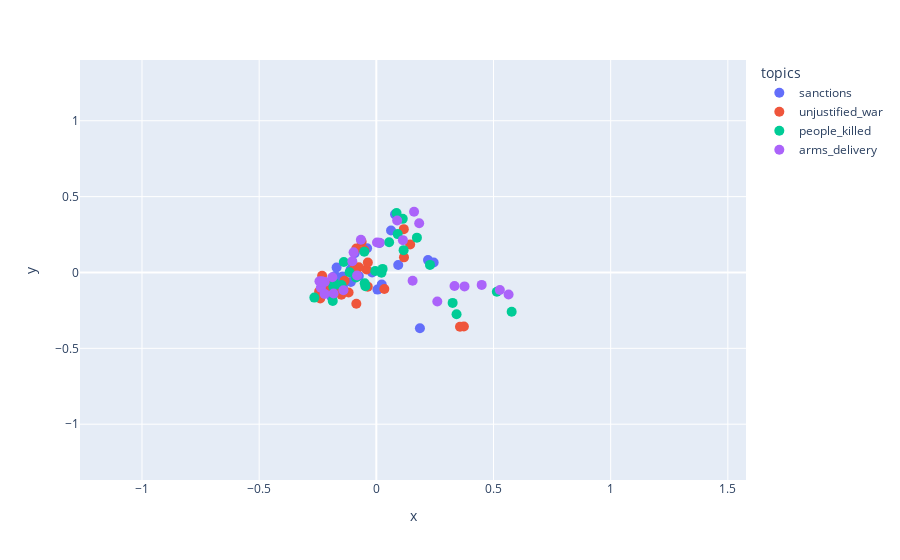

Here is the notebook cell this chart was saved with:
### Code cell
from src.TextEmbeddings08.text_embeddings import visualise_with_dimensional_reduction
from sklearn.decomposition import PCA
pca = PCA(n_components=2)
visualise_with_dimensional_reduction(df,PCA(n_components=2), color_to_show='topics', hover_data=['topics', 'cleaned_text_translated','lang'], row_to_transform='cleaned_text_embeddings')

### Figure 1 — Plotly figure (JSON) as saved in the notebook; plotly's stock layout.template omitted (floating-point values rounded to 4 significant figures)
{"data": [{"customdata": [["sanctions", "ukrainewar: the  eu  sanctions against  russia at a glance  ukrainerussiawar  ukrainerussiacrisis", "de"], ["sanctions", "chancellor stop imports from russia immediately, whether gas or coal! it cannot be the case that germany is complicit in war crimes.  stopputinnow", "de"], ["sanctions", "ukraine everyone complains about high gas prices the eu is financing putin's war an imbargo would make sense for a short period of time putin is financing the war from oil and gas exports!!!", "de"], ["sanctions", "ukraine️ we should give up  gas and  oil from  russia. it is  unbearable that people are  slaughtered with our  money.", "de"], ["sanctions", "thank you to everyone in the  cdu, the  csu and the  spd for sticking to fossil fuels and for the wonderful  putin cuddling in the  merkel era. so to speak, it's the hard-working  memory gas price.", "de"], ["sanctions", "since we don't have an oil embargo against russia, the government is helping people finance the  ukraine war. it's so wrong on so many levels, i really don't have any words for it anymore.", "de"], ["sanctions", "analysis: europe will close the cap on russian oil at $60 but it will not serve to harm russia  europe  russia  petroleoruso  oilbarrel  oilproduction ⬇️⬇️⬇️", "es"], ["sanctions", "breaking although the european union tries to blame  putin for the energy shortage in  europe this winter, it was his own decision to suspend the import of russian gas and oil in the spring, bowing to the demands of the us and  nato.  ukrainerussianwar  russiaukrainewar", "es"], ["sanctions", "the  eu is concerned that  turkey has expanded trade with  russia instead of imposing sanctions since the start of the conflict in  ukraine, said eu high representative for foreign affairs josep borrell.  la580", "es"], ["sanctions", "the european commission emphasizes that the import from russia and the transit of some oil products should be allowed to ensure food and energy security in the world. first of all, poland and the baltic states oppose such a decision  stoprussia  stopputin", "uk"], ["sanctions", "europe is slowly losing their standard of living. the sanction is damaging the economy. blowback russian sanction. shutdown . eurobasket . nato . russia .", "en"], ["sanctions", "twenty-two individuals and two entities are subject to new anti-russian sanctions by the u.s. treasury department's office of foreign assets control (ofac).  usa  russia  sanctions", "en"], ["sanctions", "russia finances hit by cheaper oil and costs of ukraine war cnn business  ukraine🇺🇦  freedom🇺🇲  keepkyivfree✊🏽  zelenskyy  fuckputin   from", "en"], ["sanctions", "asks that you sign this petition   for a full western embargo on russian oil and gas and that you push big western players, including blackrock, to get the heck out of the 40 giant \"carbon bomb\" projects planned for russia  standwithukraine", "en"], ["sanctions", "europe  eu  ukraine  russia the european union is set to ban sputnik, a russian government information channel, from operating on its territory.", "it"], ["sanctions", "attention: germany and italy are receiving immense pressure to disconnect  russia from the  swift transaction circuit. obviously: they are the countries that have the most relations with moscow and that would take it there.", "it"], ["sanctions", "apple, eni, ford and more: large companies have taken action against  russia. the list of companies that have decided to take concrete action against the russian invasion of  ukraine is dense and constantly updated  wwe2k22", "it"], ["sanctions", "sanctions against  russia also affect cats. the international feline federation has announced it has banned russian cats from its competitions around the world until at least the end of may, saying it is \"horrified\" by the invasion of  ukraine.", "it"], ["sanctions", "rolex stops exporting goods to  russia,  bloomberg reports.", "it"], ["sanctions", "petrol  gas  wheat  fuel  bills etc other than  sanctions on  russia, this is italy's  assisted suicide  ukrainewar  draghileavenow let's give up and hand over  zelensky to him with apologies.", "it"], ["sanctions", "🔴 the united states officially sanctions vladimir  putin, mae sergei  lavrov, the russian minister of defense, the deputy minister of defense and the chief of staff of the russian army.  ukrainerussia  ukrainewar  russiaukrainewar  ukrainerussiaconflict", "fr"], ["sanctions", "war in ukraine: new round of american sanctions against russia and vladimir putin's daughters  ukraine  warinukraine", "fr"], ["sanctions", "the boomerang effect has already been triggered. sanctions against russia generate global economic risks, which are major, particularly for the 🇫🇷. and bruno lemaire who thought he would bring  russia to its knees.  ukraine", "fr"], ["sanctions", "zelensky calls on  europe to \"retaliate\" to the \"gas war\" by strengthening sanctions against  russia", "fr"], ["sanctions", "the  eu visa ban on russian citizens 🇷🇺 is something that clearly hurts the  kremlin since many russians will then blame the russian dictator for losing their vacation. this is exactly why we need to do it.  russia  russian  eu", "fr"]], "hovertemplate": "topics=%{customdata[0]}<br>x=%{x}<br>y=%{y}<br>cleaned_text_translated=%{customdata[1]}<br>lang=%{customdata[2]}<extra></extra>", "legendgroup": "sanctions", "marker": {"color": "#636efa", "size": 10, "symbol": "circle"}, "mode": "markers", "name": "sanctions", "orientation": "v", "showlegend": true, "type": "scatter", "x": [0.01375, -0.1098, -0.01794, 0.09343, -0.1441, -0.1429, 0.2206, -0.1903, -0.1087, -0.1696, -0.0922, -0.07488, 0.2447, -0.1387, -0.1002, -0.1752, -0.1628, -0.201, 0.07977, -0.1969, 0.186, -0.03943, 0.004778, 0.06271, 0.02299], "xaxis": "x", "y": [0.1951, 0.01924, 0.0005733, 0.04925, -0.026, -0.09283, 0.08162, -0.1627, -0.06213, 0.03235, 0.1276, -0.02286, 0.066, -0.1202, 0.04636, -0.0225, -0.05495, -0.07975, 0.3832, -0.08549, -0.3679, 0.1594, -0.1129, 0.2762, -0.07899], "yaxis": "y"}, {"customdata": [["unjustified_war", "vogt-wuchter: \"we are shocked by the war in ukraine in the middle of europe which russia launched against its neighboring country in violation of international law.\" civilians are victims of the conflict. hundreds of thousands are fleeing. statement:    ukraine", "de"], ["unjustified_war", "oh, a special conversation situation.  putin wages war and commits war crimes. you can save yourself that crap.", "de"], ["unjustified_war", "the federal attorney general is investigating... possible  warcrimes  russia in  ukraine but not against president  putin personally. the international criminal court (icc) is also already investigating. after .../2", "de"], ["unjustified_war", "the targeted bomb attack on the  children's clinic in  mariupol is despicably unscrupulous and shows the full inhumanity of  putin. it is a barbaric, brutal  warcrime inexcusably inhumane.  stopputinnow  standwithukraine  putinisawarcriminal", "de"], ["unjustified_war", "i watched carefully, and it seemed to me that he wanted to repeat the georgia 2008 option by making ukraine the aggressor. and here ukraine did not fall into any traps, all the fakes were exposed instantly, and as a result, nothing limited international support. saakashvili's lesson has been learned.", "ru"], ["unjustified_war", "there is not a single generation of the ukrainian people that has not suffered at the hands of the russians. the realization of this hurts so much that it often seems as if this hell will never end. as if this hell is life itself.", "uk"], ["unjustified_war", "the terrorist organization \"russia\" fired a volley of s-300 missiles at a convoy of people heading to the occupied territory to visit their relatives, killing dozens of civilians. when will a special tribunal be created to criminalize the regime of these scum?  russiaisaterroriststate  russia  ukraine", "uk"], ["unjustified_war", "more and more evidence of  russian war crimes uncovered on a near daily basis in  ukraine️. all being documented and sent to the  hague.", "en"], ["unjustified_war", "allies do not and will never recognize russia's illegal and illegitimate annexation of crimea. sham referenda in the donetsk, luhansk, zaporizhzhia, and kherson regions of ukraine have no legitimacy and will be a blatant violation of the un charter  standwithukraine", "en"], ["unjustified_war", "anyone who deliberately attacks hospitals and civilian homes is a criminal and should be punished immediately, but even those who tolerate it, by refusing to back down from their positions, are contributing to the mass slaughter of their people. russiaukraineconflict  ukrainewar", "it"], ["unjustified_war", "lavrov  putin and all those who carried out the massacre in  ukraine will have to pay for their crimes with the death penalty, let's hope they don't go unpunished as happened with the bastards who exterminated vietnamese children with napalm.", "it"], ["unjustified_war", "let's be clear:  putin ordered to attack, bomb and hit  ukraine. the initiative of the  war is his, the invasion is criminal, the  ukrainians have every  right and  duty to offer  resistance to the invaders. demanding their surrender is an embarrassing infamy.", "it"], ["unjustified_war", "three weeks after the start of the war, people still have to understand that there is an invader and an invaded. let's do well.  sbetti  ukraine️  nowar  ukrainewar  whitezone", "it"], ["unjustified_war", "so  putin asks nato not to let ukraine in, ergo it invades and destroys ukraine and ukraine must not defend itself. it's a reasoning worthy of hitler", "it"], ["unjustified_war", "warrussiaukraine  putinwarcriminal  putin it's very clear ! and very simple! just say it loud and clear! putin is an invading aggressor war criminal!", "fr"], ["unjustified_war", "🔴 \" putin is a war criminal\": \"this is the first time that joe  biden has said it this term has weight, meaning, especially today, especially after v's speech.  zelensky\", reports  our correspondent  in  ruthelkrief2022", "fr"], ["unjustified_war", "pentagon accused the russian military of committing war crimes in ukraine and said it will help gather evidence.    ukraineunderattack  russianwarcrimes  russianukrainianwar  stoprussia  putinswar  putinhitler  russiakills", "fr"], ["unjustified_war", "carla del ponte: \"putin is a war criminal\"  putinwarcrimes", "fr"], ["unjustified_war", "via  \"mr. putin was wrong about almost everything. this war has been an error of interpretation from the start.\"  ukraine on franceinfo, this former general, now professor of strategy at sciences po and hec, looks back on…", "fr"], ["unjustified_war", "putin's criminal and corrupt  russia tortures prisoners of war!!!!  ukraine", "fr"], ["unjustified_war", "here is proof of another russian war crime. in this phone call, a russian commander orders his subordinate to kill ukrainian prisoners of war in the town of popasna in eastern  ukraine.  ukrainerussiawar", "fr"], ["unjustified_war", "if you say \"war\" to him he won't respond..  operationspecial: the ukrainians refuse to be \"liberated\" by putin; so by \"attacking\" the russians the war becomes automatic due to  zelensky (must follow!)", "fr"], ["unjustified_war", "alert the international criminal court issues an arrest warrant against russian president vladimir  putin for war crimes in ukraine.", "fr"], ["unjustified_war", "🔴  ukrainerussianwar urgent‼️ the international criminal court issued an arrest warrant for russian president vladimir putin on friday, charging him with war crimes for the illegal deportation of children from ukraine to russia.  civ225  mali  burkina  niger  senegal", "fr"], ["unjustified_war", "war in  ukraine:  russia committed wide range of war crimes, says un commission of inquiry report", "fr"]], "hovertemplate": "topics=%{customdata[0]}<br>x=%{x}<br>y=%{y}<br>cleaned_text_translated=%{customdata[1]}<br>lang=%{customdata[2]}<extra></extra>", "legendgroup": "unjustified_war", "marker": {"color": "#EF553B", "size": 10, "symbol": "circle"}, "mode": "markers", "name": "unjustified_war", "orientation": "v", "showlegend": true, "type": "scatter", "x": [0.03419, -0.06264, -0.1183, -0.1966, -0.1354, -0.2313, -0.04197, 0.118, -0.2442, -0.2395, -0.1933, -0.1973, -0.07467, -0.09408, -0.03624, 0.3736, -0.1725, 0.1443, -0.08534, 0.1172, -0.149, -0.03657, -0.08544, 0.357, -0.05099], "xaxis": "x", "y": [-0.1088, 0.2028, -0.1324, -0.1087, -0.05432, -0.02236, 0.01937, 0.09983, -0.1262, -0.1718, -0.08569, -0.1095, 0.03418, 0.02295, 0.06587, -0.356, -0.09803, 0.1853, -0.2058, 0.2856, -0.1465, -0.09335, 0.1582, -0.3572, 0.1462], "yaxis": "y"}, {"customdata": [["people_killed", "the interior ministry of  ukraine reported on sunday evening 352 civilians killed since russia's attack on ukraine, including 14 children. a further 1,684 wounded people were counted, including 116 children.  fckptn  weapons  ukrainewar  putinswar  belarus  putin", "de"], ["people_killed", "🛑🛑🇷🇺🇺🇦 russia attacked the settlement in the svyatoshinsky district of kiev! mayor; \"5 people were injured, 2 were hospitalized\"  ukrainerussiawar  ukraine  russia  kiev  kyiv", "de"], ["people_killed", "people are being slaughtered, kidnapped, raped and thrown into mass graves by the russians in  mariupol. but of course, ukraine should capitulate and insist on peace. do you notice anything else?", "de"], ["people_killed", "russia: 2,500 dead seals found on the coast of the caspian sea, in russia.", "es"], ["people_killed", "three people died in the crash of a mi-8 helicopter in russia's buryatia.  ukraine  ukraine  russian  war", "es"], ["people_killed", "the burial of an entire family was found in izyum. we are talking about the stolpakov family: 31-year-old elena and 33-year-old dmytro, as well as their daughters 5-year-old lesya and 8-year-old sasha, as well as their grandmother (according to other data, the grandfather also died)  russiaisaterrorisstate  izium  ukraine️  stoprussianaggression", "uk"], ["people_killed", "a total of 447 dead were found. among them are 425 civilians and 22 soldiers of the armed forces of ukraine.  stoprussia", "uk"], ["people_killed", "fragments of a child's body were found at the site of a rocket attack in dnipro    ukraine  dnipro", "uk"], ["people_killed", "breaking! two killed and three injured in donetsk more details of overnight attacks are emerging from ukraine today.  theshadepill  stoprussia  russiakillscivilians  emergency  trending", "en"], ["people_killed", "20 reportedly killed as russian forces shelled civilian convoy in kupiansky district, kharkiv oblast  russia  ukraine  war", "en"], ["people_killed", "they bombed hospitals, universities, homes of ordinary citizens, they bombed kindergartens, schools... they killed children, women and men... only an infamous person could do something like that.  russianukrainianwar  putin  ucrania", "it"], ["people_killed", "unity  crisis  international ; 5 dead after the air attack on the  ukraine television headquarters. reports of violence from students and women are increasing.  noallaguerra  siallavita  russiaukraineconflict  russiaukrainewar  negotiations.", "it"], ["people_killed", "russia without dignity or shame: the children's hospital in  mariupol bombed. deaths and injuries among doctors, nurses and young patients", "it"], ["people_killed", "hell in  mariupol! here is the strategic city flown over by a drone the view is atrocious, heartbreaking  putin brought back hell on earth after 77 years: 2500 deaths, no electricity, water, food, heating i no longer have doubts: putin must be stopped. and you?   turkey", "it"], ["people_killed", "because the victims of this filthy war have a name, a face... tetyana is a young mother living on the outskirts of kyiv. in this video, she says: \"parents of russia, your children are on our land and they are killing us.\"  ukraine  ukraineinvasion  russiaukraine", "fr"], ["people_killed", "newsflash at least 22 civilians killed in  russian strike on  ukrainian city of chernihiv, rescuers search for more debris  russianukrainianwar", "fr"], ["people_killed", "invasion of ukraine: three journalists killed, more than 30 injured since the russian invasion  ukraine  warinukraine", "fr"], ["people_killed", "ukraine 🇺🇦: as a result of today's explosion in  donetsk, 20 civilians were killed, another 28 people were injured. a rally against the russian occupation was planned for today in the city center.", "fr"], ["people_killed", "another  artist has gone to the  stars. death of  oksanashvets, famous  actress in  ukraine, killed in a bombing in  kiev.", "fr"], ["people_killed", "the latest photo of a happy couple anton hannah. the russians shot at them as they tried to evacuate the kyiv suburb  bucha. anton was killed. their unborn baby also did not survive the attack. in an instant a woman lost everything: her home and her family", "fr"], ["people_killed", "🇺🇦 ukraine: this photo was posted by little sacha's mother. after weeks of searching, the lifeless body of the 4-year-old boy was found. he was trying to escape the arrival of the russians with his grandmother, who was found dead on march 11.", "fr"], ["people_killed", "rescuers say human bodies belong to local residents killed by invaders... another  war crime of the russian army...  ukraine", "fr"], ["people_killed", "🔴 6 people shot dead found in a basement in the suburbs of kyiv.  russianukrainianwar  ukraine  ukraineunderattack", "fr"], ["people_killed", "ukraine after the missile strikes which left at least six dead and eight injured in lviv, residents of this western city, relatively untouched by the fighting, fled.   via", "fr"], ["people_killed", "ukraine: at least two civilians killed and 10 injured after russian strikes in kramatorsk    ukraine  war  russia", "fr"]], "hovertemplate": "topics=%{customdata[0]}<br>x=%{x}<br>y=%{y}<br>cleaned_text_translated=%{customdata[1]}<br>lang=%{customdata[2]}<extra></extra>", "legendgroup": "people_killed", "marker": {"color": "#00cc96", "size": 10, "symbol": "circle"}, "mode": "markers", "name": "people_killed", "orientation": "v", "showlegend": true, "type": "scatter", "x": [-0.04665, 0.5775, -0.1838, 0.1127, 0.1165, -0.004602, 0.1732, 0.08627, -0.08686, 0.2289, -0.2645, 0.02196, -0.05143, -0.04967, -0.186, 0.02673, 0.05463, 0.3256, -0.114, -0.1779, 0.3423, -0.1388, 0.5142, -0.1488, 0.09118], "xaxis": "x", "y": [-0.09014, -0.2592, -0.09442, 0.3534, 0.1472, 0.009947, 0.2296, 0.3916, -0.03341, 0.0501, -0.1655, -0.002089, 0.1373, -0.07072, -0.1874, 0.02371, 0.1989, -0.2005, 0.001061, -0.0711, -0.2748, 0.06859, -0.1271, -0.08287, 0.253], "yaxis": "y"}, {"customdata": [["arms_delivery", "we germans in particular should be ashamed that we don't help  ukraine much more, especially not with many more and stronger weapons....", "de"], ["arms_delivery", "\" ukraine needs heavy weapons,\" says ex-civil service worker, nikolas busse! 🤦😂", "de"], ["arms_delivery", "just deliver a few long-range nuclear missiles to  ukraine,  putin will get out of ukraine faster than fler will get out of hoe. 😆", "de"], ["arms_delivery", "dear friends, our  cheetah tanks are used in  ukraine, for example, to protect infrastructure such as the port of  odessa. anyone who does not supply ammunition to an invaded state for national defense can no longer be a reliable supplier of ammunition for us", "de"], ["arms_delivery", "🇷🇺🔥🇺🇦  russia vs  ukraine day 287 according to this, the  usa would be pressuring  germany to deliver leopard 2 battle tanks (we understand 2a4) to ukraine.", "es"], ["arms_delivery", "cnn: biden is finalizing sending patriot to ukraine  ukraina  russia  war", "es"], ["arms_delivery", "large-scale supplies of weapons are vital for ukraine to defend itself from crazy russia, which has become obsessed with russian fascism and started an unjust, genocidal, illegal war. if russia were attacked, it would also receive help for self-defense.", "ru"], ["arms_delivery", "an american strategic reconnaissance drone rq-4 global hawk is circling off the coast of crimea. 😅🔥👌🏻  ukrainerussianwar  ukrainecounteroffensive  war on ukraine  ukraine️  russiaukrainewar  russiaisaterroriststate  usa", "ru"], ["arms_delivery", "lithuania will not be able to transfer nasams air defense systems to ukraine, but will provide shells for the pzh 2000 self-propelled guns    russia  ukraine", "ru"], ["arms_delivery", "ukrainerussianwar 🕶️⚡️🇹🇷🇹🇷👍👍‼️ turkey delivered a batch of trlg-230 high-precision missiles to ukraine. they are launched from the roketsan development platform. the flight range is 70 km, laser beam guidance system. target illumination is provided by bayraktar tb2.", "ru"], ["arms_delivery", "g7 leaders expressed unwavering support for ukraine and promised air defense systems    russia  ukraine", "ru"], ["arms_delivery", "the german company rheinmetall has confirmed an order for the production of two skynex air defense systems for ukraine, handelsblatt reports.  ukraine  kherson  crimea  dnipro  wagner  bakhmut  himars  kyiv  belarus  ukrainian  moscow  crimea  donetsk  bakhmut", "ru"], ["arms_delivery", "🇺🇸the us congress instructed the pentagon to accelerate the delivery of large drones to ukraine  russiainvadedukraine  russiaisaterroiststate  usa  ukraine️", "uk"], ["arms_delivery", "f-16 with semi-stealth agm-158 missiles with a range of 370 km, 925 km and 1900 km depending on the modification. uncle joe, please!   ukrainewar  f16forukraine  agm158forukraine  armukrainanow", "uk"], ["arms_delivery", "here we do have the challenge. the european  nato countries with missing stockpiles of key weaponry does make the nato weak. there has to be a balance between weapons sent to ukraine and weapons kept for own/nato defence. no matter how much any nato country would like to help.", "en"], ["arms_delivery", "this is horrible..and probably the tip of the iceberg..  russians were sent to murder, torture, rape, destroy everything in  ukraine...  russiaisanazistate", "en"], ["arms_delivery", "i hope you are wrong. however we all know what it needs are  abrams,  leopard2,  challenger2 and/or  leclerc battletanks to really make a difference. we could send those in such numbers, that they would overwhelm the  russian army for sure.", "en"], ["arms_delivery", ".  polishpres.  duda in  lviv today:\"a major military modernization program is underway in  poland. the equipment we are replacing will be sent to  ukraine\".it means ukraine can count on hundreds of pieces of polish tanks,ifvs mlrs over time(pt-91/t-72/bmp/grad)🇵🇱🇺🇦", "en"], ["arms_delivery", "the sending of weapons by  nato countries to  ukraine is an act of war against  russia. let's just hope  putin doesn't pay attention to it.", "it"], ["arms_delivery", "russiaucrania  russia  ukraine  draghi  italy  eu but who pays for the weapons sent? in addition to us and our children with the risk of their lives....", "it"], ["arms_delivery", "it seems that poland has indicated its willingness to transfer its  mig29 to the ramstein base in order to send them to ukraine. so it's not just us italians who are idiots....  ukrainerussianwar", "it"], ["arms_delivery", "putin's russia has the largest ballistic arsenal in the world....the  usa has run out of javelins and has himars close to stock levels....the rest of europe has never been armed. ... if  putin had strange ideas, would we throw slingshots at him now?", "it"], ["arms_delivery", "let's give offensive weapons to  ukraine to face  putin's  barbaric offensive       invasionofukraine", "fr"], ["arms_delivery", "it is with these  ukronazi  bandits that  nato is sending billions of dollars worth of weapons to weaken  russia. but, the  war will enter its third phase, the  worldwar, where westerners will be required to invest militarily on the ground.", "fr"], ["arms_delivery", "ukraine ukraine will not receive f-16 even after six months rakhmanin", "fr"]], "hovertemplate": "topics=%{customdata[0]}<br>x=%{x}<br>y=%{y}<br>cleaned_text_translated=%{customdata[1]}<br>lang=%{customdata[2]}<extra></extra>", "legendgroup": "arms_delivery", "marker": {"color": "#ab63fa", "size": 10, "symbol": "circle"}, "mode": "markers", "name": "arms_delivery", "orientation": "v", "showlegend": true, "type": "scatter", "x": [-0.1025, 0.4496, 0.1548, -0.2369, 0.5643, 0.01372, -0.2426, 0.3336, 0.08887, 0.3763, 0.161, -0.2205, 0.5272, 0.1134, -0.1824, -0.1876, -0.1404, 0.2602, -0.06585, -0.09691, -0.08212, -0.2318, 0.002875, -0.2208, 0.1829], "xaxis": "x", "y": [0.07381, -0.0817, -0.05418, -0.1005, -0.1449, 0.1964, -0.05804, -0.08912, 0.3427, -0.09183, 0.4006, -0.06219, -0.1155, 0.2131, -0.1387, -0.03097, -0.1167, -0.1918, 0.216, 0.1325, -0.0195, -0.05749, 0.1978, -0.1411, 0.3248], "yaxis": "y"}], "layout": {"legend": {"title": {"text": "topics"}, "tracegroupgap": 0}, "margin": {"t": 60}, "xaxis": {"anchor": "y", "domain": [0, 1], "range": [-1.265, 1.577], "title": {"text": "x"}}, "yaxis": {"anchor": "x", "domain": [0, 1], "range": [-1.368, 1.401], "title": {"text": "y"}}}}
